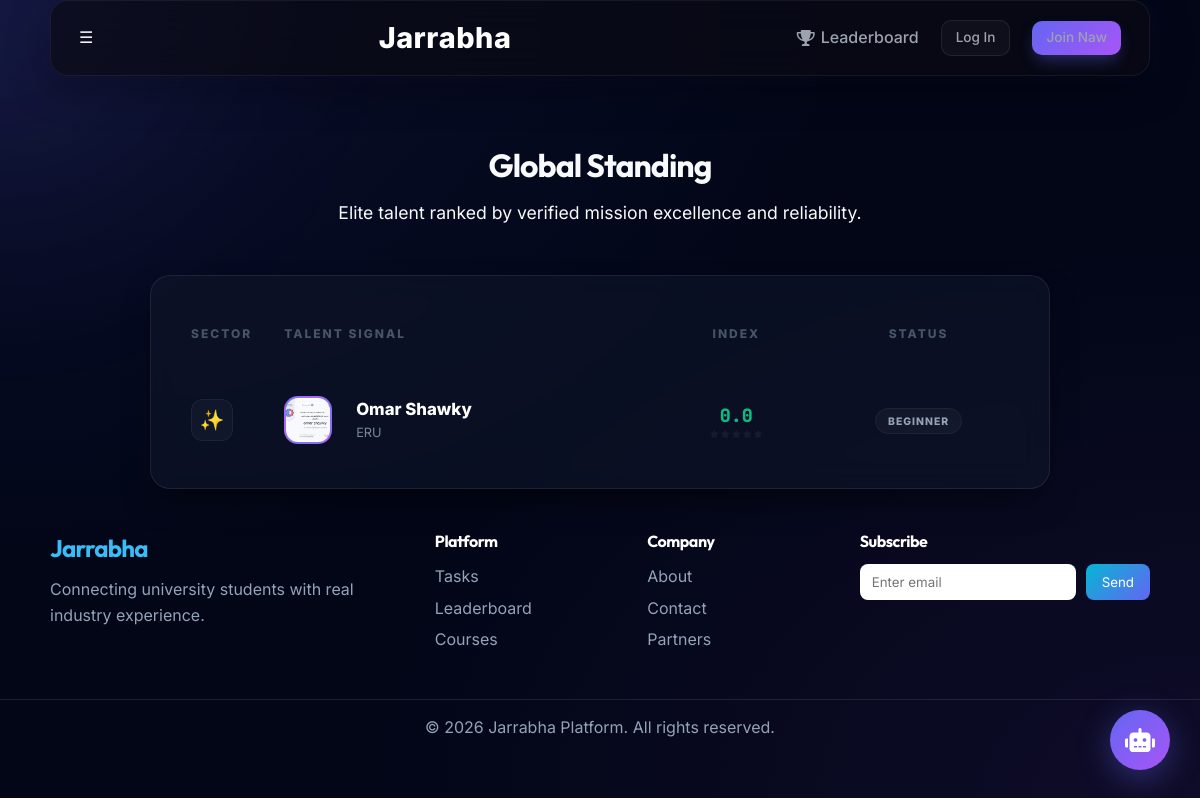
The app's page /leaderboard with its own data.
### app/models.py (models this page shows)
class Profile(db.Model):
    id = db.Column(db.Integer, primary_key=True)
    user_id = db.Column(db.Integer, db.ForeignKey('user.id'), nullable=False)
    full_name = db.Column(db.String(150), nullable=True) # Used broadly or distinctively
    bio = db.Column(db.Text, nullable=True)
    skills = db.Column(db.String(500), nullable=True) # comma separated
    avatar = db.Column(db.String(250), nullable=True, default='default.png')
    rating = db.Column(db.Float, default=0.0)
    rating_count = db.Column(db.Integer, default=0)
    rank = db.Column(db.String(50), default='Beginner') # Beginner, Intermediate, Expert
    first_name = db.Column(db.String(150), nullable=True)
    last_name = db.Column(db.String(150), nullable=True)
    university = db.Column(db.String(250), nullable=True)
    field_of_study = db.Column(db.String(250), nullable=True)
    company_name = db.Column(db.String(250), nullable=True)
    country = db.Column(db.String(150), nullable=True)
    website = db.Column(db.String(250), nullable=True)

### app/routes/main.py (the view)
@main_bp.route('/leaderboard')
def leaderboard():
    top_students = Profile.query.join(User).filter(User.role == 'student').order_by(Profile.rating.desc()).limit(10).all()
    return render_template('leaderboard.html', top_students=top_students)

### app/templates/leaderboard.html (shortened to what this page needs)
{% extends "base.html" %}
{% block content %}
<div class="animate-fade-in-up" style="max-width: 900px; margin: 0 auto;">
    <div class="text-center mb-6 reveal">
        <h1 class="h1 mb-2">Global Standing</h1>
        <p class="text-subtle" style="font-size: 1.1rem;">Elite talent ranked by verified mission excellence and reliability.</p>
    </div>
    <div class="glass-panel p-0 reveal" style="overflow: hidden; --d: 0.1s;">
        <div style="overflow-x: auto;">
            <table style="width: 100%; border-collapse: separate; border-spacing: 0 0.5rem; text-align: left; padding: 1rem 1.5rem;">
                <thead>
                    <tr style="color: var(--text-subtle); font-size: 0.75rem; text-transform: uppercase; letter-spacing: 2px;">
                        <th style="padding: 1.5rem 1rem; font-weight: 800; width: 80px;">Sector</th>
                        <th style="padding: 1.5rem 1rem; font-weight: 800;">Talent Signal</th>
                        <th style="padding: 1.5rem 1rem; font-weight: 800; text-align: center;">Index</th>
                        <th style="padding: 1.5rem 1rem; font-weight: 800; text-align: center;">Status</th>
                    </tr>
                </thead>
                <tbody>
                    {% if top_students %}
                        {% for profile in top_students %}
                        <tr class="leaderboard-row" style="transition: all 0.3s cubic-bezier(0.4, 0, 0.2, 1); cursor: default;">
                            <td style="padding: 1.25rem 1rem; border-radius: 12px 0 0 12px;">
                                <div style="width: 42px; height: 42px; border-radius: 12px; background: rgba(255,255,255,0.03); display: flex; align-items: center; justify-content: center; font-weight: 800; border: 1px solid rgba(255,255,255,0.05);">
                                    {% if loop.index == 1 %}
                                        <span style="color: #fbbf24; font-size: 1.25rem;">✨</span>
                                    {% elif loop.index == 2 %}
                                        <span style="color: #94a3b8; font-size: 1.25rem;">🥈</span>
                                    {% elif loop.index == 3 %}
                                        <span style="color: #b45309; font-size: 1.25rem;">🥉</span>
                                    {% else %}
                                        <span style="color: var(--text-muted); font-size: 0.9rem;">#{{ loop.index }}</span>
                                    {% endif %}
                                </div>
                            </td>
                            <td style="padding: 1.25rem 1rem;">
                                <div class="d-flex align-center gap-4">
                                    <div style="width: 48px; height: 48px; border-radius: 14px; background: linear-gradient(135deg, var(--primary), var(--secondary)); display: flex; align-items: center; justify-content: center; border: 2px solid rgba(255,255,255,0.1); overflow: hidden;">
                                        {% if profile.avatar and profile.avatar != 'default.png' %}
                                            <img src="{{ profile.avatar }}" style="width: 100%; height: 100%; object-fit: cover;">
                                        {% else %}
                                            <span style="font-weight: 800; color: white;">{{ profile.full_name[0]|upper }}</span>
                                        {% endif %}
                                    </div>
                                    <div>
                                        <div style="font-weight: 800; font-size: 1.05rem; color: white;">{{ profile.full_name }}</div>
                                        <div style="font-size: 0.8rem; color: var(--text-muted); opacity: 0.8;">{{ profile.university or 'Orbital Specialist' }}</div>
                                    </div>
                                </div>
                            </td>
                            <td style="padding: 1.25rem 1rem; text-align: center;">
                                <div style="display: inline-flex; flex-direction: column; align-items: center;">
                                    <div style="color: var(--accent); font-weight: 800; font-size: 1.15rem; font-family: 'JetBrains Mono';">
                                        {{ "%.1f"|format(profile.rating) }}
                                    </div>
                                    <div style="font-size: 0.65rem; color: var(--text-subtle); display: flex; gap: 2px;">
                                        {% for i in range(5) %}
                                            <i class="fas fa-star" style="color: {{ '#fbbf24' if i < profile.rating|int else 'rgba(255,255,255,0.05)' }}; font-size: 0.5rem;"></i>
                                        {% endfor %}
                                    </div>
                                </div>
                            </td>
                            <td style="padding: 1.25rem 1rem; text-align: center; border-radius: 0 12px 12px 0;">
                                <span class="badge" style="background: rgba(255,255,255,0.03); border: 1px solid rgba(255,255,255,0.05); color: var(--text-muted); font-size: 0.65rem; font-weight: 800; text-transform: uppercase; letter-spacing: 1px;">
                                    {{ profile.rank }}
                                </span>
                            </td>
                        </tr>
                        {% endfor %}
                    {% endif %}
                </tbody>
            </table>
        </div>
    </div>
</div>
{% endblock %}

### app/static/css/style.css (style rules this page uses)
:root { --bg-dark: #020617; --bg-surface: #0a0f1e; --primary: #6366f1; --primary-light: #818cf8; --primary-glow: rgba(99, 102, 241, 0.4); --secondary: #a855f7; --secondary-glow: rgba(168, 85, 247, 0.4); --accent: #10b981; --warning: #f59e0b; --error: #ef4444; --text-main: #f8fafc; --text-muted: #94a3b8; --text-subtle: #475569; --glass-bg: rgba(15, 23, 42, 0.6); --glass-border: rgba(255, 255, 255, 0.08); --glass-shadow: 0 16px 32px -8px rgba(0, 0, 0, 0.5); --glass-blur: blur(16px); --space-xs: 0.5rem; --space-sm: 1rem; --space-md: 1.5rem; --space-lg: 3rem; --space-xl: 6rem; --radius-sm: 10px; --radius-md: 20px; --radius-lg: 32px; --radius-pill: 9999px; --transition-fast: 0.2s cubic-bezier(0.4, 0, 0.2, 1); --transition-smooth: 0.6s cubic-bezier(0.16, 1, 0.3, 1); }
* { margin: 0; padding: 0; box-sizing: border-box; font-family: 'Inter', system-ui, -apple-system, sans-serif; }
body { background: var(--bg-dark); color: var(--text-main); min-height: 100vh; overflow-x: hidden; line-height: 1.6; padding-top: 100px; background-image: radial-gradient(at 0% 0%, rgba(99, 102, 241, 0.1) 0px, transparent 50%), radial-gradient(at 100% 100%, rgba(168, 85, 247, 0.08) 0px, transparent 50%); }
h1, h2, h3, h4, h5, h6 { font-family: 'Outfit', sans-serif; color: var(--text-main); font-weight: 700; letter-spacing: -0.03em; }
.glass-panel { background: var(--glass-bg); backdrop-filter: var(--glass-blur); -webkit-backdrop-filter: var(--glass-blur); border: 1px solid var(--glass-border); border-radius: var(--radius-md); box-shadow: var(--glass-shadow); padding: var(--space-lg); transition: all var(--transition-smooth); }
.reveal { opacity: 0; transform: translateY(30px); transition: all 0.8s cubic-bezier(0.16, 1, 0.3, 1); transition-delay: var(--d, 0s); }
.reveal.active { opacity: 1; transform: translateY(0); }
.d-flex { display: flex; }
.align-center { align-items: center; }
.gap-4 { gap: 1.5rem; }
.text-center { text-align: center; }
.p-0 { padding: 0 !important; }
.mb-2 { margin-bottom: 0.5rem !important; }
.mb-6 { margin-bottom: 3rem !important; }
.badge { padding: 0.35rem 0.75rem; border-radius: var(--radius-pill); font-size: 0.75rem; font-weight: 700; }
img { max-width: 100%; height: auto; }

### app/templates/base.html (style rules this page uses)
.reveal { opacity: 0; transform: translateY(30px); transition: all 0.8s cubic-bezier(0.16, 1, 0.3, 1); }
.reveal.active { opacity: 1; transform: translateY(0); }

### records on screen
Profile: avatar (picture), full_name "Omar Shawky", university "ERU", rating "0.0", rank "BEGINNER"
